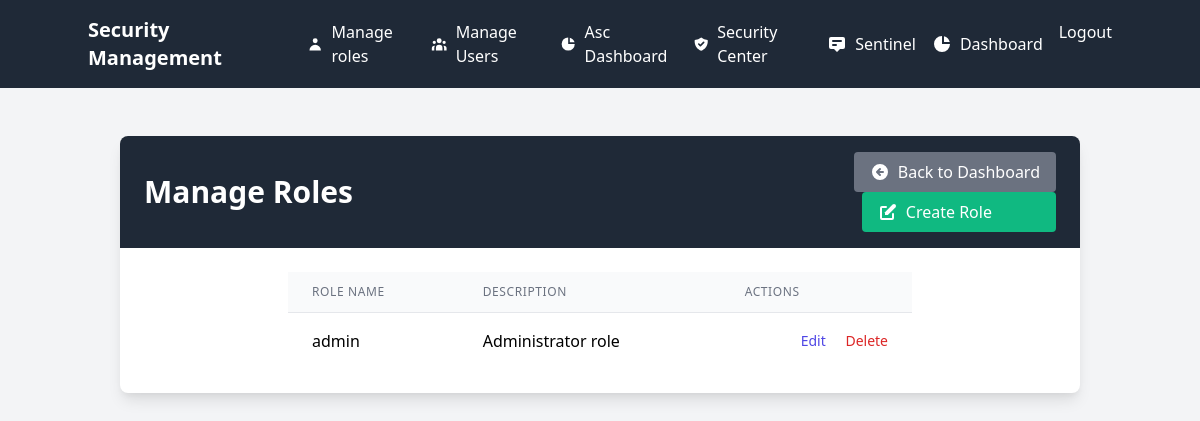
/manage_roles (signed in), run on an earlier commit of the app's database.
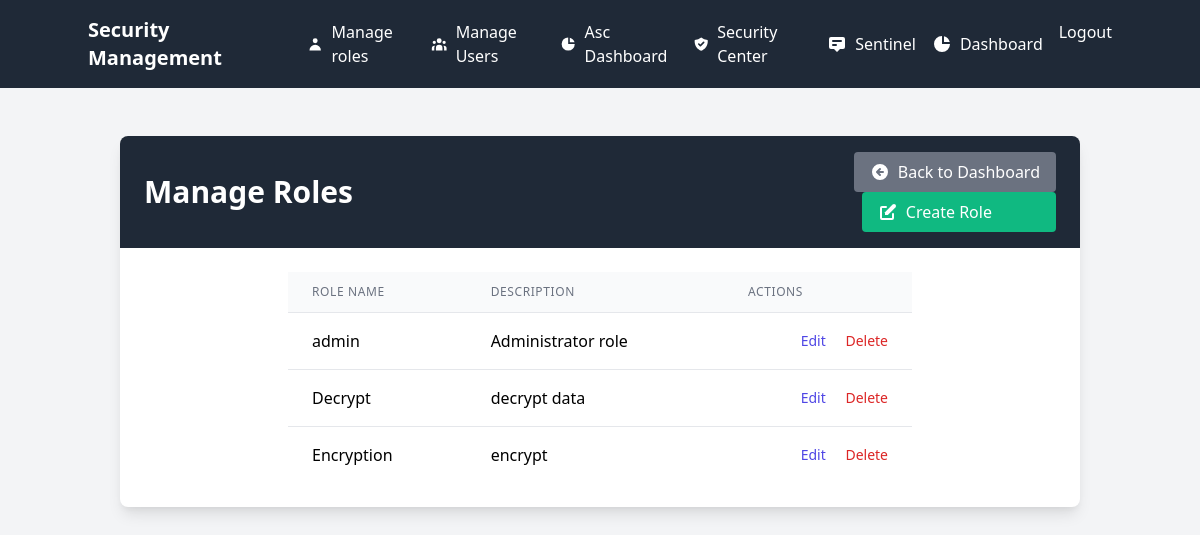
And on a later commit of the database.
### app.py (models this page shows)
class Role(db.Model):
    id = db.Column(db.Integer, primary_key=True)
    name = db.Column(db.String(50), unique=True, nullable=False)
    description = db.Column(db.String(200))
    s_system_role = db.Column(db.Boolean, default=False)
    role_permissions = db.relationship('RolePermission', back_populates='role', cascade='all, delete-orphan')

### app.py (the view)
@app.route('/manage_roles')
@login_required
def manage_roles():
    roles = db.session.query(Role).options(
        joinedload(Role.role_permissions).joinedload(RolePermission.permission)
    ).all()
    return render_template('admin/manage_roles.html', roles=roles)

### app.py (called while the page is built)
@login_manager.user_loader
def load_user(user_id):
    return db.session.get(User, int(user_id))

    def has_permission(self, permission_name):
        if not self.role_relation:
            return False
        return db.session.query(
            exists().where(
                and_(
                    RolePermission.role_id == self.role_relation.id,
                    Permission.name == permission_name
                )
            )
        ).scalar()

### templates/admin/manage_roles.html (shortened to what this page needs)
{% extends "base.html" %}
{% block content %}
<div class="container mx-auto px-4 py-8">
    <div class="bg-white shadow-lg rounded-lg overflow-hidden">
        <div class="bg-gray-800 text-white px-6 py-4 flex justify-between items-center">
            <h2 class="text-3xl font-bold">Manage Roles</h2>
            <div class="space-x-2">
                <a href="{{ url_for('admin_bp.admin_dashboard') }}" class="bg-gray-500 hover:bg-gray-600 px-4 py-2 rounded transition flex items-center">
                    <svg xmlns="http://www.w3.org/2000/svg" class="h-5 w-5 mr-2" viewBox="0 0 20 20" fill="currentColor">
                        <path fill-rule="evenodd" d="M10 18a8 8 0 100-16 8 8 0 000 16zm.707-10.293a1 1 0 00-1.414-1.414l-3 3a1 1 0 000 1.414l3 3a1 1 0 001.414-1.414L9.414 11H13a1 1 0 100-2H9.414l1.293-1.293z" clip-rule="evenodd" />
                    </svg>
                    Back to Dashboard
                </a>
                <a href="{{ url_for('admin_bp.create_role') }}" class="bg-green-500 hover:bg-green-600 px-4 py-2 rounded transition flex items-center">
                    Create Role
                </a>
            </div>
        </div>
        <div class="p-6 max-w-2xl mx-auto">
            <table class="min-w-full divide-y divide-gray-200">
                <thead class="bg-gray-50">
                    <tr>
                        <th scope="col" class="px-6 py-3 text-left text-xs font-medium text-gray-500 uppercase tracking-wider">
                            Role Name
                        </th>
                        <th scope="col" class="px-6 py-3 text-left text-xs font-medium text-gray-500 uppercase tracking-wider">
                            Description
                        </th>
                        <th scope="col" class="px-6 py-3 text-left text-xs font-medium text-gray-500 uppercase tracking-wider">
                            Actions
                        </th>
                    </tr>
                </thead>
                <tbody class="bg-white divide-y divide-gray-200">
                    {% for role in roles %}
                    <tr>
                        <td class="px-6 py-4 whitespace-nowrap">
                            {{ role.name }}
                        </td>
                        <td class="px-6 py-4 whitespace-nowrap">
                            {{ role.description }}
                        </td>
                        <td class="px-6 py-4 whitespace-nowrap text-right text-sm font-medium">
                            <a href="{{ url_for('admin_bp.edit_role', role_id=role.id) }}" class="text-indigo-600 hover:text-indigo-900">Edit</a>
                            <form action="{{ url_for('admin_bp.delete_role', role_id=role.id) }}" method="POST" style="display:inline;">
                                <button type="submit" class="text-red-600 hover:text-red-900 ml-4">Delete</button>
                            </form>
                        </td>
                    </tr>
                    {% endfor %}
                </tbody>
            </table>
        </div>
    </div>
</div>
{% endblock %}

What changed in the data, as far as the page shows it:
added Role: name "Decrypt", description "decrypt data"
added Role: name "Encryption", description "encrypt"
